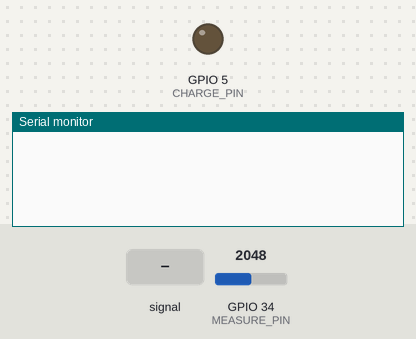
Recording of a sketch running on a simulated ESP32. On the bench: output pins drawn as LEDs (lit = HIGH), the last lines printed to the serial monitor. Inputs (shaded band) come from the test bench; at power-on: GPIO 34 (MEASURE_PIN) = 2048.

Above: at 1.2 s.
1.3 s: GPIO 34 (MEASURE_PIN) fed a 200 Hz sine of ±327 counts around its level
4.3 s: GPIO 34 (MEASURE_PIN) set to 3603
At 4.7 s:
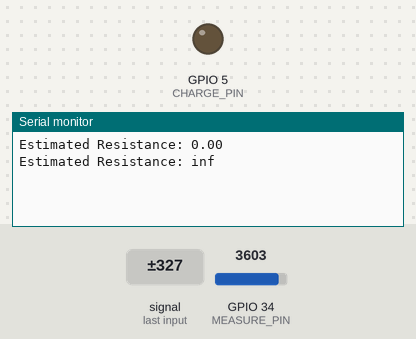
6.7 s: GPIO 34 (MEASURE_PIN) set to 4095
At 8.1 s:
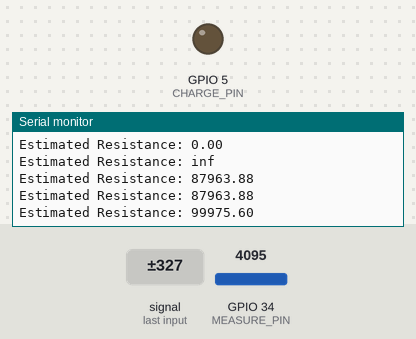
Timing chart, 0 to 9.7 s (numbered marks = the images above; inputs shaded):
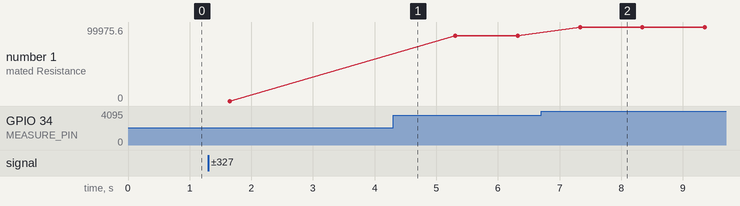

Measured:
- after the input at 6.7 s, the serial monitor: prints a new line after 0.63 s (image 2)
- plotted number 1: 0 → 87963.88 after the input at 4.3 s, 87963.88 → 99975.6 after the input at 6.7 s

The sketch:

3.ino
```cpp
#include <Arduino.h>

// Pin definitions
const int CHARGE_PIN = 5;    // Digital pin to pulse for charging
const int MEASURE_PIN = 34;  // Analog pin to measure capacitor voltage

// Known parameters
const float CAPACITANCE = 1e-6;  // Known capacitance in Farads
const float VCC = 3.3;           // Supply voltage in Volts
const int NUM_SAMPLES = 10;      // Number of samples for averaging
const float ADC_RESOLUTION = 4096.0; // 12-bit ADC resolution
const float TOLERANCE = 1e-5;    // Tolerance for voltage convergence
const float QUANTIZATION_STEP = VCC / ADC_RESOLUTION; // ADC step size

// Initial pulse width
float pulseWidthUs = 50; // Initial pulse width in microseconds

// Adaptive parameters
const float MAX_PULSE_WIDTH_US = 500; // Maximum pulse width in microseconds
const float MIN_PULSE_WIDTH_US = 10;  // Minimum pulse width in microseconds

// Average ADC readings for noise reduction
float averageADC(int pin) {
  float sum = 0;
  for (int i = 0; i < NUM_SAMPLES; i++) {
    sum += analogRead(pin);
    delayMicroseconds(50);
  }
  return sum / NUM_SAMPLES;
}

// Differential equation for capacitor charging
float chargingODE(float vc, float R) {
  return (VCC - vc) / (R * CAPACITANCE);
}

// Adaptive pulse length adjustment based on quantization errors
float adjustPulseWidth(float measuredDeltaV, float expectedDeltaV) {
  float error = fabs(measuredDeltaV - expectedDeltaV);
  if (error < QUANTIZATION_STEP / 2) {
    return min(pulseWidthUs * 1.1, MAX_PULSE_WIDTH_US); // Increase pulse width
  } else {
    return max(pulseWidthUs * 0.9, MIN_PULSE_WIDTH_US); // Decrease pulse width
  }
}

// Incremental charging with curve accumulation
float accumulateChargingCurve(float targetVoltage) {
  pinMode(CHARGE_PIN, OUTPUT);
  digitalWrite(CHARGE_PIN, LOW); // Ensure capacitor is initially discharged
  delay(10);                     // Allow full discharge
  pinMode(CHARGE_PIN, INPUT);    // Tri-state mode to minimize leakage

  float estimatedR = 1e3; // Initial guess for resistance in ohms
  float vc = 0;           // Initial capacitor voltage
  float t = 0;            // Time accumulator
  int iterations = 0;

  while (vc < targetVoltage && iterations < 1000) {
    // Apply adaptive pulse to charge the capacitor incrementally
    pinMode(CHARGE_PIN, OUTPUT);
    digitalWrite(CHARGE_PIN, HIGH);
    delayMicroseconds((int)pulseWidthUs);
    digitalWrite(CHARGE_PIN, LOW);
    pinMode(CHARGE_PIN, INPUT);

    // Measure capacitor voltage
    float rawADC = averageADC(MEASURE_PIN);
    float measuredVoltage = rawADC * (VCC / ADC_RESOLUTION);

    // Compute theoretical voltage increment
    float dt = pulseWidthUs * 1e-6;
    float theoreticalDeltaV = chargingODE(vc, estimatedR) * dt;
    float measuredDeltaV = measuredVoltage - vc;

    // Update resistance estimate using differential equation
    if (fabs(measuredDeltaV - theoreticalDeltaV) > TOLERANCE) {
      estimatedR *= measuredDeltaV / theoreticalDeltaV; // Adjust resistance estimate
    }

    // Accumulate time and voltage
    t += dt;
    vc = measuredVoltage;

    // Adjust pulse width for next iteration
    pulseWidthUs = adjustPulseWidth(measuredDeltaV, theoreticalDeltaV);

    iterations++;
  }

  return estimatedR;
}

void setup() {
  Serial.begin(115200);
  pinMode(CHARGE_PIN, OUTPUT);
  digitalWrite(CHARGE_PIN, LOW);
}

void loop() {
  // Target voltage: 75% of VCC for wider voltage range
  float targetVoltage = VCC * 0.75;

  // Measure and estimate resistance
  float estimatedResistance = accumulateChargingCurve(targetVoltage);

  Serial.print("Estimated Resistance: ");
  Serial.println(estimatedResistance, 2);

  delay(1000); // Wait before the next cycle
}
```
